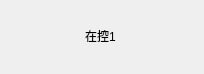
<?xml version="1.0" encoding="UTF-8"?>
<ui version="4.0">
 <class>PopBox</class>
 <widget class="QWidget" name="PopBox">
  <property name="geometry">
   <rect>
    <x>0</x>
    <y>0</y>
    <width>204</width>
    <height>74</height>
   </rect>
  </property>
  <property name="windowTitle">
   <string>信息</string>
  </property>
  <property name="windowIcon">
   <iconset resource="../Icon.qrc">
    <normaloff>:/images/clipboard.png</normaloff>:/images/clipboard.png</iconset>
  </property>
  <property name="styleSheet">
   <string notr="true">border:none</string>
  </property>
  <widget class="QLabel" name="txtMsg">
   <property name="geometry">
    <rect>
     <x>10</x>
     <y>10</y>
     <width>181</width>
     <height>51</height>
    </rect>
   </property>
   <property name="layoutDirection">
    <enum>Qt::LeftToRight</enum>
   </property>
   <property name="text">
    <string>在控1</string>
   </property>
   <property name="alignment">
    <set>Qt::AlignCenter</set>
   </property>
  </widget>
 </widget>
 <resources>
  <include location="../Icon.qrc"/>
 </resources>
 <connections/>
</ui>
